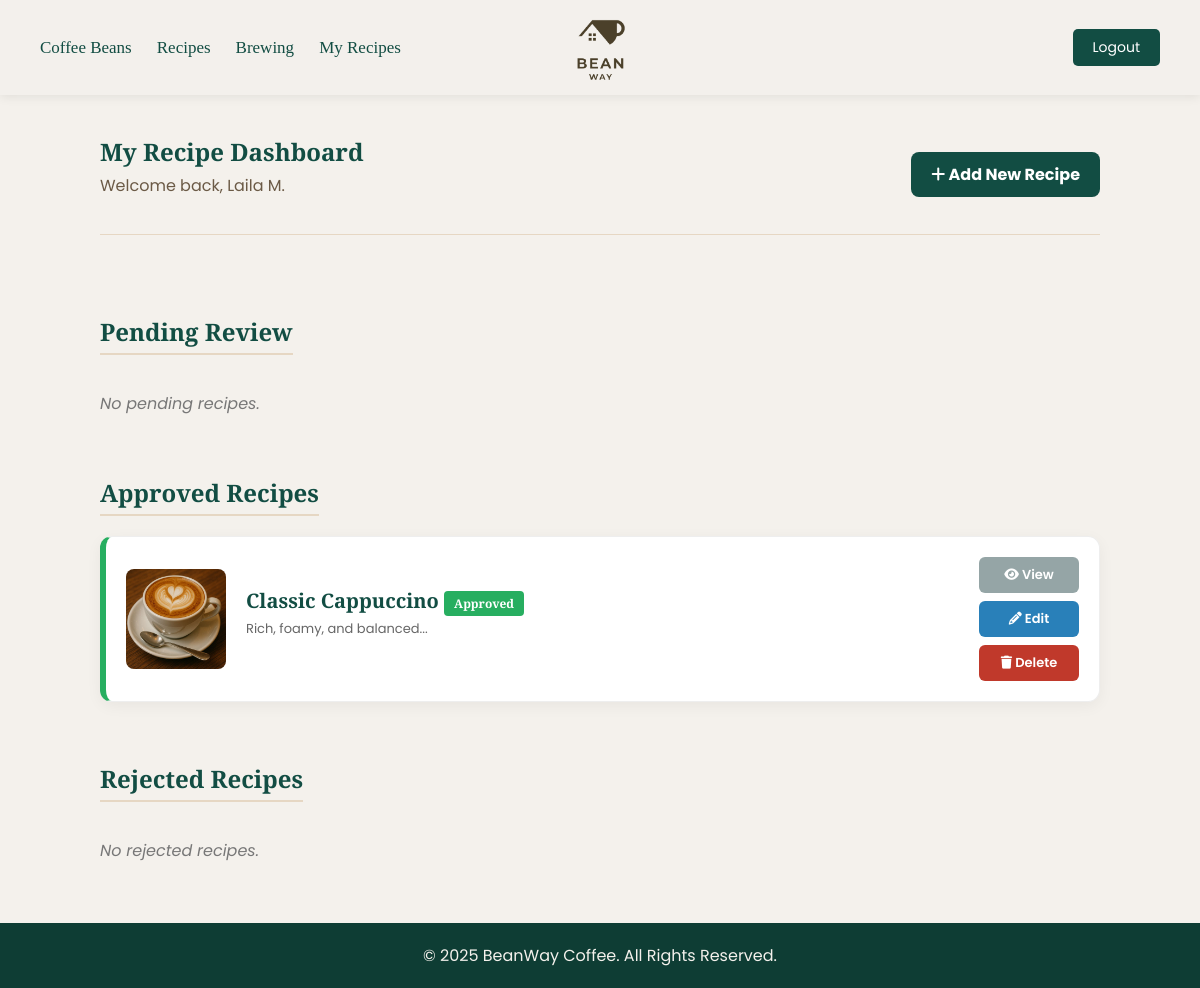
Page /phase4_php/profile.php (signed in) on the committed database.
### tables this page shows
CREATE TABLE `recipe` (
  `RecipeID` int(11) NOT NULL,
  `Title` varchar(100) NOT NULL,
  `Time` int(11) NOT NULL,
  `Servings` int(11) NOT NULL,
  `Calories` int(11) NOT NULL,
  `Taste` varchar(100) NOT NULL,
  `Ingredients` text NOT NULL,
  `Steps` text NOT NULL,
  `Tip` varchar(255) DEFAULT NULL,
  `Image` varchar(255) NOT NULL,
  `Status` enum('pending','approved','rejected') NOT NULL DEFAULT 'pending',
  `UserID` int(11) NOT NULL
);

### phase4_php/profile.php (the view, shortened to what this page needs)
<?php
require 'db_connect.php';
include 'header.php';
$user_id = $_SESSION['user_id'];
$sql = "SELECT * FROM recipe WHERE UserID = ? ORDER BY RecipeID DESC";
$stmt = $conn->prepare($sql);
$stmt->bind_param("i", $user_id);
$stmt->execute();
$result = $stmt->get_result();
$pending = [];
$approved = [];
$rejected = [];
while ($row = $result->fetch_assoc()) {
    if ($row['Status'] == 'pending') {
        $pending[] = $row;
    } elseif ($row['Status'] == 'approved') {
        $approved[] = $row;
    } else {
        $rejected[] = $row;
    }
}
?>
<main>
    <div class="dashboard-header">
        <div>
            <h2>My Recipe Dashboard</h2>
            <p style="color:#6b5a46; margin-top:5px;">Welcome back, <?php echo htmlspecialchars($_SESSION['user_name']); ?></p>
        </div>
        <a href="add-recipe.php" class="add-new-btn"><i class="fa-solid fa-plus"></i> Add New Recipe</a>
    </div>
    <h3 class="section-title">Pending Review</h3>
    <?php if (count($pending) > 0): ?>
        <?php foreach ($pending as $row): ?>
            <div class="recipe-card status-pending">
                <img src="<?php echo htmlspecialchars($row['Image']); ?>" class="recipe-img">
                <div class="recipe-info">
                    <h3><?php echo htmlspecialchars($row['Title']); ?> <span class="badge" style="background:#f39c12;">Pending</span></h3>
                    <p style="font-size:13px; color:#666; margin-top:5px;"><?php echo mb_substr($row['Taste'], 0, 60) . '...'; ?></p>
                    <small style="color:#999;">Submitted recently</small>
                </div>
                <div class="actions">
                    <a href="edit-recipe.php?id=<?php echo $row['RecipeID']; ?>" class="btn btn-edit"><i class="fa-solid fa-pencil"></i> Edit</a>
                    <a href="delete-recipe.php?id=<?php echo $row['RecipeID']; ?>" class="btn btn-delete" onclick="return confirm('Delete this recipe?');"><i class="fa-solid fa-trash"></i> Delete</a>
                </div>
            </div>
        <?php endforeach; ?>
    <?php else: ?>
        <p class="empty-msg">No pending recipes.</p>
    <?php endif; ?>
    <h3 class="section-title">Approved Recipes</h3>
    <?php if (count($approved) > 0): ?>
        <?php foreach ($approved as $row): ?>
            <div class="recipe-card status-approved">
                <img src="<?php echo htmlspecialchars($row['Image']); ?>" class="recipe-img">
                <div class="recipe-info">
                    <h3><?php echo htmlspecialchars($row['Title']); ?> <span class="badge" style="background:#27ae60;">Approved</span></h3>
                    <p style="font-size:13px; color:#666; margin-top:5px;"><?php echo mb_substr($row['Taste'], 0, 60) . '...'; ?></p>
                </div>
                <div class="actions">
                    <a href="view-recipe.php?id=<?php echo $row['RecipeID']; ?>" class="btn btn-view"><i class="fa-solid fa-eye"></i> View</a>
                    <a href="edit-recipe.php?id=<?php echo $row['RecipeID']; ?>" class="btn btn-edit"><i class="fa-solid fa-pencil"></i> Edit</a>
                    <a href="delete-recipe.php?id=<?php echo $row['RecipeID']; ?>" class="btn btn-delete" onclick="return confirm('Delete this recipe?');"><i class="fa-solid fa-trash"></i> Delete</a>
                </div>
            </div>
        <?php endforeach; ?>
    <?php else: ?>
        <p class="empty-msg">No approved recipes yet.</p>
    <?php endif; ?>
    <h3 class="section-title">Rejected Recipes</h3>
    <?php if (count($rejected) > 0): ?>
        <?php foreach ($rejected as $row): ?>
            <div class="recipe-card status-rejected">
                <img src="<?php echo htmlspecialchars($row['Image']); ?>" class="recipe-img">
                <div class="recipe-info">
                    <h3><?php echo htmlspecialchars($row['Title']); ?> <span class="badge" style="background:#c0392b;">Rejected</span></h3>
                    <p style="font-size:13px; color:#c0392b; margin-top:5px;"><i class="fa-solid fa-circle-exclamation"></i> Check requirements and edit to resubmit.</p>
                </div>
                <div class="actions">
                    <a href="edit-recipe.php?id=<?php echo $row['RecipeID']; ?>" class="btn btn-edit"><i class="fa-solid fa-rotate-right"></i> Edit & Resubmit</a>
                    <a href="delete-recipe.php?id=<?php echo $row['RecipeID']; ?>" class="btn btn-delete" onclick="return confirm('Delete this recipe?');"><i class="fa-solid fa-trash"></i> Delete</a>
                </div>
            </div>
        <?php endforeach; ?>
    <?php else: ?>
        <p class="empty-msg">No rejected recipes.</p>
    <?php endif; ?>
</main>
<?php include 'footer.php'; ?>

### phase4_php/header.php (style rules this page uses)
body { font-family: "Poppins", sans-serif; margin: 0; padding: 0; background-color: #F4F1EC; color: #124D43; }

### phase4_php/profile.php (style rules this page uses)
main { max-width: 1000px; margin: 40px auto 60px; padding: 0 20px; }
.dashboard-header { display: flex; justify-content: space-between; align-items: center; margin-bottom: 40px; border-bottom: 1px solid #E6D7C3; padding-bottom: 20px; }
.dashboard-header h2 { font-family: "Playfair Display", serif; color: #124D43; margin:0; }
.add-new-btn { background-color: #124D43; color: #fff; padding: 10px 20px; border-radius: 8px; text-decoration: none; font-weight: bold; transition: 0.3s; }
.section-title { font-family: "Playfair Display", serif; font-size: 24px; color: #124D43; margin-top: 40px; margin-bottom: 20px; border-bottom: 2px solid #E6D7C3; display: inline-block; padding-bottom: 5px; }
.recipe-card { background: #fff; border-radius: 12px; padding: 20px; margin-bottom: 20px; box-shadow: 0 4px 15px rgba(0,0,0,0.05); display: flex; align-items: center; gap: 20px; border: 1px solid #eee; position: relative; overflow: hidden; }
.status-approved { border-left: 6px solid #27ae60; }
.recipe-img { width: 100px; height: 100px; object-fit: cover; border-radius: 8px; }
.recipe-info { flex-grow: 1; }
.recipe-info h3 { margin: 0 0 5px; color: #124D43; font-family: "Playfair Display", serif; font-size: 20px; }
.badge { padding: 4px 10px; border-radius: 4px; font-size: 12px; color: #fff; font-weight: bold; }
.actions { display: flex; flex-direction: column; gap: 8px; min-width: 100px; }
.btn { text-align: center; padding: 8px 15px; border-radius: 6px; font-size: 13px; text-decoration: none; color: #fff; font-weight: 600; transition: 0.3s; display: block; }
.btn-view { background-color: #95a5a6; }
.btn-edit { background-color: #2980b9; }
.btn-delete { background-color: #c0392b; }
.empty-msg { color: #777; font-style: italic; margin-bottom: 20px; }

### rows in the picture
recipe: Image (picture), Title "Classic Cappuccino", Taste "Rich, foamy, and balanced"

### other values in the picture
$_SESSION['user_name'] "Laila M."
